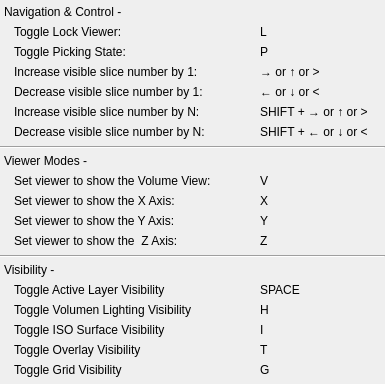
           <widget class="QWidget" name="scrollAreaWidgetContents_4">
            <property name="geometry">
             <rect>
              <x>0</x>
              <y>0</y>
              <width>385</width>
              <height>384</height>
             </rect>
            </property>
            <layout class="QVBoxLayout" name="verticalLayout_13">
             <property name="spacing">
              <number>0</number>
             </property>
             <property name="margin">
              <number>0</number>
             </property>
             <item>
              <widget class="QWidget" name="widget_47" native="true">
               <property name="sizePolicy">
                <sizepolicy hsizetype="Preferred" vsizetype="Fixed">
                 <horstretch>0</horstretch>
                 <verstretch>0</verstretch>
                </sizepolicy>
               </property>
               <layout class="QVBoxLayout" name="verticalLayout_12">
                <property name="spacing">
                 <number>0</number>
                </property>
                <property name="leftMargin">
                 <number>4</number>
                </property>
                <property name="topMargin">
                 <number>2</number>
                </property>
                <property name="rightMargin">
                 <number>4</number>
                </property>
                <property name="bottomMargin">
                 <number>4</number>
                </property>
                <item>
                 <widget class="QWidget" name="widget_48" native="true">
                  <layout class="QHBoxLayout" name="horizontalLayout_44">
                   <property name="spacing">
                    <number>0</number>
                   </property>
                   <property name="margin">
                    <number>0</number>
                   </property>
                   <item>
                    <widget class="QLabel" name="label_71">
                     <property name="minimumSize">
                      <size>
                       <width>0</width>
                       <height>20</height>
                      </size>
                     </property>
                     <property name="text">
                      <string>Navigation &amp; Control -</string>
                     </property>
                    </widget>
                   </item>
                  </layout>
                 </widget>
                </item>
                <item>
                 <widget class="QWidget" name="widget_49" native="true">
                  <property name="minimumSize">
                   <size>
                    <width>0</width>
                    <height>20</height>
                   </size>
                  </property>
                  <layout class="QHBoxLayout" name="horizontalLayout_45" stretch="2,1">
                   <property name="spacing">
                    <number>4</number>
                   </property>
                   <property name="leftMargin">
                    <number>10</number>
                   </property>
                   <property name="topMargin">
                    <number>0</number>
                   </property>
                   <property name="rightMargin">
                    <number>0</number>
                   </property>
                   <property name="bottomMargin">
                    <number>0</number>
                   </property>
                   <item>
                    <widget class="QLabel" name="label_72">
                     <property name="text">
                      <string>Toggle Lock Viewer:</string>
                     </property>
                    </widget>
                   </item>
                   <item>
                    <widget class="QLabel" name="label_73">
                     <property name="text">
                      <string>L</string>
                     </property>
                    </widget>
                   </item>
                  </layout>
                 </widget>
                </item>
                <item>
                 <widget class="QWidget" name="widget_54" native="true">
                  <property name="minimumSize">
                   <size>
                    <width>0</width>
                    <height>20</height>
                   </size>
                  </property>
                  <layout class="QHBoxLayout" name="horizontalLayout_50" stretch="2,1">
                   <property name="spacing">
                    <number>4</number>
                   </property>
                   <property name="leftMargin">
                    <number>10</number>
                   </property>
                   <property name="topMargin">
                    <number>0</number>
                   </property>
                   <property name="rightMargin">
                    <number>0</number>
                   </property>
                   <property name="bottomMargin">
                    <number>0</number>
                   </property>
                   <item>
                    <widget class="QLabel" name="label_82">
                     <property name="text">
                      <string>Toggle Picking State:</string>
                     </property>
                    </widget>
                   </item>
                   <item>
                    <widget class="QLabel" name="label_83">
                     <property name="text">
                      <string>P</string>
                     </property>
                    </widget>
                   </item>
                  </layout>
                 </widget>
                </item>
                <item>
                 <widget class="QWidget" name="widget_50" native="true">
                  <property name="minimumSize">
                   <size>
                    <width>0</width>
                    <height>20</height>
                   </size>
                  </property>
                  <layout class="QHBoxLayout" name="horizontalLayout_46" stretch="2,1">
                   <property name="spacing">
                    <number>4</number>
                   </property>
                   <property name="leftMargin">
                    <number>10</number>
                   </property>
                   <property name="topMargin">
                    <number>0</number>
                   </property>
                   <property name="rightMargin">
                    <number>0</number>
                   </property>
                   <property name="bottomMargin">
                    <number>0</number>
                   </property>
                   <item>
                    <widget class="QLabel" name="label_74">
                     <property name="text">
                      <string>Increase visible slice number by 1:</string>
                     </property>
                    </widget>
                   </item>
                   <item>
                    <widget class="QLabel" name="label_75">
                     <property name="text">
                      <string>→ or ↑ or &gt;</string>
                     </property>
                    </widget>
                   </item>
                  </layout>
                 </widget>
                </item>
                <item>
                 <widget class="QWidget" name="widget_51" native="true">
                  <property name="minimumSize">
                   <size>
                    <width>0</width>
                    <height>20</height>
                   </size>
                  </property>
                  <layout class="QHBoxLayout" name="horizontalLayout_47" stretch="2,1">
                   <property name="spacing">
                    <number>4</number>
                   </property>
                   <property name="leftMargin">
                    <number>10</number>
                   </property>
                   <property name="topMargin">
                    <number>0</number>
                   </property>
                   <property name="rightMargin">
                    <number>0</number>
                   </property>
                   <property name="bottomMargin">
                    <number>0</number>
                   </property>
                   <item>
                    <widget class="QLabel" name="label_76">
                     <property name="text">
                      <string>Decrease visible slice number by 1:</string>
                     </property>
                    </widget>
                   </item>
                   <item>
                    <widget class="QLabel" name="label_77">
                     <property name="text">
                      <string>← or ↓ or &lt;</string>
                     </property>
                    </widget>
                   </item>
                  </layout>
                 </widget>
                </item>
                <item>
                 <widget class="QWidget" name="widget_52" native="true">
                  <property name="minimumSize">
                   <size>
                    <width>0</width>
                    <height>20</height>
                   </size>
                  </property>
                  <layout class="QHBoxLayout" name="horizontalLayout_48" stretch="2,1">
                   <property name="spacing">
                    <number>4</number>
                   </property>
                   <property name="leftMargin">
                    <number>10</number>
                   </property>
                   <property name="topMargin">
                    <number>0</number>
                   </property>
                   <property name="rightMargin">
                    <number>0</number>
                   </property>
                   <property name="bottomMargin">
                    <number>0</number>
                   </property>
                   <item>
                    <widget class="QLabel" name="label_78">
                     <property name="text">
                      <string>Increase visible slice number by N:</string>
                     </property>
                    </widget>
                   </item>
                   <item>
                    <widget class="QLabel" name="label_79">
                     <property name="text">
                      <string>SHIFT + → or ↑ or &gt;</string>
                     </property>
                    </widget>
                   </item>
                  </layout>
                 </widget>
                </item>
                <item>
                 <widget class="QWidget" name="widget_53" native="true">
                  <property name="minimumSize">
                   <size>
                    <width>0</width>
                    <height>20</height>
                   </size>
                  </property>
                  <layout class="QHBoxLayout" name="horizontalLayout_49" stretch="2,1">
                   <property name="spacing">
                    <number>4</number>
                   </property>
                   <property name="leftMargin">
                    <number>10</number>
                   </property>
                   <property name="topMargin">
                    <number>0</number>
                   </property>
                   <property name="rightMargin">
                    <number>0</number>
                   </property>
                   <property name="bottomMargin">
                    <number>0</number>
                   </property>
                   <item>
                    <widget class="QLabel" name="label_80">
                     <property name="text">
                      <string>Decrease visible slice number by N:</string>
                     </property>
                    </widget>
                   </item>
                   <item>
                    <widget class="QLabel" name="label_81">
                     <property name="text">
                      <string>SHIFT + ← or ↓ or &lt;</string>
                     </property>
                    </widget>
                   </item>
                  </layout>
                 </widget>
                </item>
               </layout>
              </widget>
             </item>
             <item>
              <widget class="Line" name="line_4">
               <property name="orientation">
                <enum>Qt::Horizontal</enum>
               </property>
              </widget>
             </item>
             <item>
              <widget class="QWidget" name="widget_34" native="true">
               <property name="sizePolicy">
                <sizepolicy hsizetype="Preferred" vsizetype="Fixed">
                 <horstretch>0</horstretch>
                 <verstretch>0</verstretch>
                </sizepolicy>
               </property>
               <layout class="QVBoxLayout" name="verticalLayout_10">
                <property name="spacing">
                 <number>0</number>
                </property>
                <property name="leftMargin">
                 <number>4</number>
                </property>
                <property name="topMargin">
                 <number>2</number>
                </property>
                <property name="rightMargin">
                 <number>4</number>
                </property>
                <property name="bottomMargin">
                 <number>4</number>
                </property>
                <item>
                 <widget class="QWidget" name="widget_35" native="true">
                  <layout class="QHBoxLayout" name="horizontalLayout_33">
                   <property name="spacing">
                    <number>0</number>
                   </property>
                   <property name="margin">
                    <number>0</number>
                   </property>
                   <item>
                    <widget class="QLabel" name="label_51">
                     <property name="minimumSize">
                      <size>
                       <width>0</width>
                       <height>20</height>
                      </size>
                     </property>
                     <property name="text">
                      <string>Viewer Modes -</string>
                     </property>
                    </widget>
                   </item>
                  </layout>
                 </widget>
                </item>
                <item>
                 <widget class="QWidget" name="widget_36" native="true">
                  <property name="minimumSize">
                   <size>
                    <width>0</width>
                    <height>20</height>
                   </size>
                  </property>
                  <layout class="QHBoxLayout" name="horizontalLayout_34" stretch="2,1">
                   <property name="spacing">
                    <number>4</number>
                   </property>
                   <property name="leftMargin">
                    <number>10</number>
                   </property>
                   <property name="topMargin">
                    <number>0</number>
                   </property>
                   <property name="rightMargin">
                    <number>0</number>
                   </property>
                   <property name="bottomMargin">
                    <number>0</number>
                   </property>
                   <item>
                    <widget class="QLabel" name="label_52">
                     <property name="text">
                      <string>Set viewer to show the Volume View:</string>
                     </property>
                    </widget>
                   </item>
                   <item>
                    <widget class="QLabel" name="label_53">
                     <property name="text">
                      <string>V</string>
                     </property>
                    </widget>
                   </item>
                  </layout>
                 </widget>
                </item>
                <item>
                 <widget class="QWidget" name="widget_37" native="true">
                  <property name="minimumSize">
                   <size>
                    <width>0</width>
                    <height>20</height>
                   </size>
                  </property>
                  <layout class="QHBoxLayout" name="horizontalLayout_35" stretch="2,1">
                   <property name="spacing">
                    <number>4</number>
                   </property>
                   <property name="leftMargin">
                    <number>10</number>
                   </property>
                   <property name="topMargin">
                    <number>0</number>
                   </property>
                   <property name="rightMargin">
                    <number>0</number>
                   </property>
                   <property name="bottomMargin">
                    <number>0</number>
                   </property>
                   <item>
                    <widget class="QLabel" name="label_54">
                     <property name="text">
                      <string>Set viewer to show the X Axis:</string>
                     </property>
                    </widget>
                   </item>
                   <item>
                    <widget class="QLabel" name="label_55">
                     <property name="text">
                      <string>X</string>
                     </property>
                    </widget>
                   </item>
                  </layout>
                 </widget>
                </item>
                <item>
                 <widget class="QWidget" name="widget_38" native="true">
                  <property name="minimumSize">
                   <size>
                    <width>0</width>
                    <height>20</height>
                   </size>
                  </property>
                  <layout class="QHBoxLayout" name="horizontalLayout_36" stretch="2,1">
                   <property name="spacing">
                    <number>4</number>
                   </property>
                   <property name="leftMargin">
                    <number>10</number>
                   </property>
                   <property name="topMargin">
                    <number>0</number>
                   </property>
                   <property name="rightMargin">
                    <number>0</number>
                   </property>
                   <property name="bottomMargin">
                    <number>0</number>
                   </property>
                   <item>
                    <widget class="QLabel" name="label_56">
                     <property name="text">
                      <string>Set viewer to show the Y Axis:</string>
                     </property>
                    </widget>
                   </item>
                   <item>
                    <widget class="QLabel" name="label_57">
                     <property name="text">
                      <string>Y</string>
                     </property>
                    </widget>
                   </item>
                  </layout>
                 </widget>
                </item>
                <item>
                 <widget class="QWidget" name="widget_39" native="true">
                  <property name="minimumSize">
                   <size>
                    <width>0</width>
                    <height>20</height>
                   </size>
                  </property>
                  <layout class="QHBoxLayout" name="horizontalLayout_37" stretch="2,1">
                   <property name="spacing">
                    <number>4</number>
                   </property>
                   <property name="leftMargin">
                    <number>10</number>
                   </property>
                   <property name="topMargin">
                    <number>0</number>
                   </property>
                   <property name="rightMargin">
                    <number>0</number>
                   </property>
                   <property name="bottomMargin">
                    <number>0</number>
                   </property>
                   <item>
                    <widget class="QLabel" name="label_58">
                     <property name="text">
                      <string>Set viewer to show the  Z Axis:</string>
                     </property>
                    </widget>
                   </item>
                   <item>
                    <widget class="QLabel" name="label_59">
                     <property name="text">
                      <string>Z</string>
                     </property>
                    </widget>
                   </item>
                  </layout>
                 </widget>
                </item>
               </layout>
              </widget>
             </item>
             <item>
              <widget class="Line" name="line_5">
               <property name="orientation">
                <enum>Qt::Horizontal</enum>
               </property>
              </widget>
             </item>
             <item>
              <widget class="QWidget" name="widget_40" native="true">
               <property name="sizePolicy">
                <sizepolicy hsizetype="Preferred" vsizetype="Fixed">
                 <horstretch>0</horstretch>
                 <verstretch>0</verstretch>
                </sizepolicy>
               </property>
               <layout class="QVBoxLayout" name="verticalLayout_11">
                <property name="spacing">
                 <number>0</number>
                </property>
                <property name="leftMargin">
                 <number>4</number>
                </property>
                <property name="topMargin">
                 <number>2</number>
                </property>
                <property name="rightMargin">
                 <number>4</number>
                </property>
                <property name="bottomMargin">
                 <number>4</number>
                </property>
                <item>
                 <widget class="QWidget" name="widget_41" native="true">
                  <layout class="QHBoxLayout" name="horizontalLayout_38">
                   <property name="spacing">
                    <number>0</number>
                   </property>
                   <property name="margin">
                    <number>0</number>
                   </property>
                   <item>
                    <widget class="QLabel" name="label_60">
                     <property name="minimumSize">
                      <size>
                       <width>0</width>
                       <height>20</height>
                      </size>
                     </property>
                     <property name="text">
                      <string>Visibility -</string>
                     </property>
                    </widget>
                   </item>
                  </layout>
                 </widget>
                </item>
                <item>
                 <widget class="QWidget" name="widget_42" native="true">
                  <property name="minimumSize">
                   <size>
                    <width>0</width>
                    <height>20</height>
                   </size>
                  </property>
                  <layout class="QHBoxLayout" name="horizontalLayout_39" stretch="2,1">
                   <property name="spacing">
                    <number>4</number>
                   </property>
                   <property name="leftMargin">
                    <number>10</number>
                   </property>
                   <property name="topMargin">
                    <number>0</number>
                   </property>
                   <property name="rightMargin">
                    <number>0</number>
                   </property>
                   <property name="bottomMargin">
                    <number>0</number>
                   </property>
                   <item>
                    <widget class="QLabel" name="label_61">
                     <property name="text">
                      <string>Toggle Active Layer Visibility</string>
                     </property>
                    </widget>
                   </item>
                   <item>
                    <widget class="QLabel" name="label_62">
                     <property name="text">
                      <string>SPACE</string>
                     </property>
                    </widget>
                   </item>
                  </layout>
                 </widget>
                </item>
                <item>
                 <widget class="QWidget" name="widget_43" native="true">
                  <property name="minimumSize">
                   <size>
                    <width>0</width>
                    <height>20</height>
                   </size>
                  </property>
                  <layout class="QHBoxLayout" name="horizontalLayout_40" stretch="2,1">
                   <property name="spacing">
                    <number>4</number>
                   </property>
                   <property name="leftMargin">
                    <number>10</number>
                   </property>
                   <property name="topMargin">
                    <number>0</number>
                   </property>
                   <property name="rightMargin">
                    <number>0</number>
                   </property>
                   <property name="bottomMargin">
                    <number>0</number>
                   </property>
                   <item>
                    <widget class="QLabel" name="label_63">
                     <property name="text">
                      <string>Toggle Volumen Lighting Visibility</string>
                     </property>
                    </widget>
                   </item>
                   <item>
                    <widget class="QLabel" name="label_64">
                     <property name="text">
                      <string>H</string>
                     </property>
                    </widget>
                   </item>
                  </layout>
                 </widget>
                </item>
                <item>
                 <widget class="QWidget" name="widget_44" native="true">
                  <property name="minimumSize">
                   <size>
                    <width>0</width>
                    <height>20</height>
                   </size>
                  </property>
                  <layout class="QHBoxLayout" name="horizontalLayout_41" stretch="2,1">
                   <property name="spacing">
                    <number>4</number>
                   </property>
                   <property name="leftMargin">
                    <number>10</number>
                   </property>
                   <property name="topMargin">
                    <number>0</number>
                   </property>
                   <property name="rightMargin">
                    <number>0</number>
                   </property>
                   <property name="bottomMargin">
                    <number>0</number>
                   </property>
                   <item>
                    <widget class="QLabel" name="label_65">
                     <property name="text">
                      <string>Toggle ISO Surface Visibility</string>
                     </property>
                    </widget>
                   </item>
                   <item>
                    <widget class="QLabel" name="label_66">
                     <property name="text">
                      <string>I</string>
                     </property>
                    </widget>
                   </item>
                  </layout>
                 </widget>
                </item>
                <item>
                 <widget class="QWidget" name="widget_45" native="true">
                  <property name="minimumSize">
                   <size>
                    <width>0</width>
                    <height>20</height>
                   </size>
                  </property>
                  <layout class="QHBoxLayout" name="horizontalLayout_42" stretch="2,1">
                   <property name="spacing">
                    <number>4</number>
                   </property>
                   <property name="leftMargin">
                    <number>10</number>
                   </property>
                   <property name="topMargin">
                    <number>0</number>
                   </property>
                   <property name="rightMargin">
                    <number>0</number>
                   </property>
                   <property name="bottomMargin">
                    <number>0</number>
                   </property>
                   <item>
                    <widget class="QLabel" name="label_67">
                     <property name="text">
                      <string>Toggle Overlay Visibility</string>
                     </property>
                    </widget>
                   </item>
                   <item>
                    <widget class="QLabel" name="label_68">
                     <property name="text">
                      <string>T</string>
                     </property>
                    </widget>
                   </item>
                  </layout>
                 </widget>
                </item>
                <item>
                 <widget class="QWidget" name="widget_46" native="true">
                  <property name="minimumSize">
                   <size>
                    <width>0</width>
                    <height>20</height>
                   </size>
                  </property>
                  <layout class="QHBoxLayout" name="horizontalLayout_43" stretch="2,1">
                   <property name="spacing">
                    <number>4</number>
                   </property>
                   <property name="leftMargin">
                    <number>10</number>
                   </property>
                   <property name="topMargin">
                    <number>0</number>
                   </property>
                   <property name="rightMargin">
                    <number>0</number>
                   </property>
                   <property name="bottomMargin">
                    <number>0</number>
                   </property>
                   <item>
                    <widget class="QLabel" name="label_69">
                     <property name="text">
                      <string>Toggle Grid Visibility</string>
                     </property>
                    </widget>
                   </item>
                   <item>
                    <widget class="QLabel" name="label_70">
                     <property name="text">
                      <string>G</string>
                     </property>
                    </widget>
                   </item>
                  </layout>
                 </widget>
                </item>
               </layout>
              </widget>
             </item>
            </layout>
           </widget>
